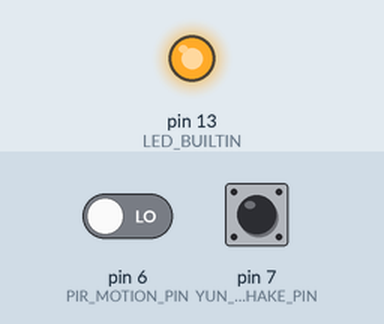
Simulated run of this sketch. Board: Arduino Leonardo, built with avr-gcc and run on an emulated ATmega32U4. Shown: output pins drawn as LEDs (lit = HIGH). The test bench sets the inputs (shaded band); at power-on: pin 7 (YUN_HANDSHAKE_PIN) HIGH, pin 6 (PIR_MOTION_PIN) LOW. Pins used as bus, display or sensor lines are not drawn.

Above: at 4.2 s.
4.3 s: pin 7 (YUN_HANDSHAKE_PIN) pulled LOW for 1.25 s
At 5.1 s:
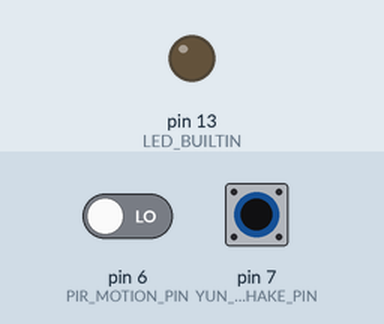
7.0 s: pin 7 (YUN_HANDSHAKE_PIN) pulled LOW for 3.2 s
At 10.8 s:
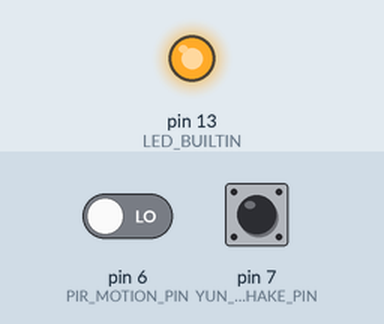
Timing chart, 0 to 12.3 s (numbered marks = the images above; inputs shaded):
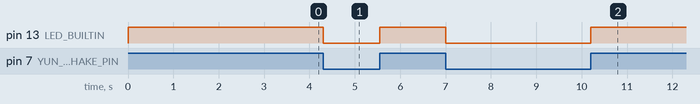

Measured:
- after the input at 4.3 s, pin 13 (LED_BUILTIN): HIGH → LOW at once, → HIGH 1.2 s later
- after the input at 7.0 s, pin 13 (LED_BUILTIN): HIGH → LOW at once, → HIGH 3.2 s later

The sketch:

PirCheck.ino
```cpp
#include <ProgmemString.h>
#include <SimpleTimer.h>
#include <Logging.h>
#include "config.h"

SimpleTimer timer;
int motionTimerID = -1;

bool motionDetected;
int motionCount;
long detectionStart;

bool linuxBusy;

void setup(){
	startYunSerial();

	Log.Info(P("Traffic Counter - PIR Test"));

	detectionStart = 0;
	startMotionDetector();

}

void loop()
{

	timer.run();

}


//////////////////////////////////////////////////////////////////////////
// Yun Serial

/**
* Set up the Arduino-Linux serial bridge
* Serial output from the Arduino is disabled until the Yun has finished booting
*/
void startYunSerial(){

	// Set up the handshake pin
	pinMode(YUN_HANDSHAKE_PIN, INPUT_PULLUP);
	pinMode(LED_BUILTIN, OUTPUT);

	Serial1.begin(SERIAL_BAUD);

	// Check the initial state of the handshake pin (LOW == Ready)
	_bootStatusChange();

	// Listen on the handshake pin for any changes
	attachInterrupt(4, _bootStatusChange, CHANGE);
}

/**
* Check the boot status of the Yun
*/
void _bootStatusChange(){
	linuxBusy = digitalRead(YUN_HANDSHAKE_PIN);
	digitalWrite(LED_BUILTIN, linuxBusy);

	// Disable log output until Linux boots
	if (linuxBusy){
		Log.Init(LOG_LEVEL_NOOUTPUT, &Serial1);
	}
	else{
		Log.Init(LOGGER_LEVEL, &Serial1);
	}
}


//////////////////////////////////////////////////////////////////////////
// Motion Detector

/**
* startMotionDetector
*
* Start the PIR motion sensor for motion detections
*/
void startMotionDetector(){
	enableMotion();

	pinMode(PIR_MOTION_PIN, INPUT);

	Log.Debug(P("Calibrating motion sensor - wait %d ms"), MOTION_INITIALISATION_TIME);
	delay(MOTION_INITIALISATION_TIME);
	motionDetected = false;

	motionTimerID = timer.setInterval(CHECK_MOTION_INTERVAL, getMotion);
	Log.Debug(P("Motion started"));
}

/**
* enableMotion
*
* Turn on the motion sensor
*/
void enableMotion(){
	pinMode(PIR_CONTROL_PIN, OUTPUT);
	digitalWrite(PIR_CONTROL_PIN, HIGH);
}

/**
* stopMotionDetector
*
* Stop checking the motion detector
*/
void stopMotionDetector(){
	timer.deleteTimer(motionTimerID);
	disableMotion();

	Log.Debug(P("Motion sensor stopped"));
}

/**
* Check the PIR sensor for detected movement
* The sensor will output HIGH when motion is detected.
* Detections will hold the detection status HIGH until the cool-down has lapsed (default: 60s)
*
* Returns:
*	True if motion has been detected recently
*/
void getMotion(){

	// Check the sensor
	if (digitalRead(PIR_MOTION_PIN) == MOTION_DETECTED){
		if (motionDetected == false){
			detectionStart = millis();
		}
		motionDetected = true;


	}
	else{
		// No alarm; is fine
		motionDetected = false;
		detectionStart = millis();

	}

	long timeSinceDetection = millis() - detectionStart;
	Log.Info(P("Motion detected: %T - %l ms"), motionDetected, timeSinceDetection);
}

/**
* Temporarily pause checking the PIR motion sensor
*/
void motionCoolDown(){
	timer.deleteTimer(motionTimerID);
	motionTimerID = -1;
	timer.setTimeout(MOTION_COOLDOWN, resumeMotionDetection);
}

/**
* Start polling the PIR motion sensor
*/
void resumeMotionDetection(){
	motionTimerID = timer.setInterval(CHECK_MOTION_INTERVAL, getMotion);
}

/**
* resetMotionCount
*
* Reset the number of motion detections
*/
void resetMotionCount(){
	motionCount = 0;
}

/**
* disableMotion
*
* Turn off the motion sensor
*/
void disableMotion(){
	digitalWrite(PIR_CONTROL_PIN, LOW);
}
```

config.h
```cpp
#include "Arduino.h"
#include <Logging.h>

// Comms settings
const long SERIAL_BAUD = 115200;
const int LOGGER_LEVEL = LOG_LEVEL_DEBUG;


// Pin assignments
const byte RANGEFINDER_AN_PIN = A0;
const byte RANGEFINDER_CONTROL_PIN = 8;
const byte RANGEFINDER_POWER_PIN = 0;

const byte PIR_MOTION_PIN = 6;
const byte PIR_CONTROL_PIN = 0;

const byte OPTICAL_FLOW_CHIP_SELECT_PIN = 8;

const byte BUZZER_PIN = 12;

const byte LIDAR_TRIGGER_PIN = 4;
const byte LIDAR_DETECT_PIN = 5;
const byte LIDAR_CONTROL_PIN = 0;

const byte YUN_HANDSHAKE_PIN = 7;


// Timer config
const int CHECK_MOTION_INTERVAL = 1000;
const int MOTION_COOLDOWN = 5000; // Time left for the PIR sensor to cool down after a detection in ms

const int CHECK_FLOW_INTERVAL = 200;
const int FLOW_COOLDOWN = 2000; // Optical flow detection cooldown in ms

const int CHECK_RANGE_INTERVAL = 200;
const int RANGE_DETECT_THRESHOLD = 50; // Minimum threshold for range detection in cm. (Target must move at least this much)

const int LIDAR_CHECK_RANGE_INTERVAL = 200;
const int LIDAR_DETECT_THRESHOLD = 50;

const long LOG_TIMER_INTERVAL = 5000; // Time in between SD card log entries in ms.

const long XBEE_TRANSMIT_INTERVAL = 30000; // Time between XBee transmissions

// Misc

const byte COMMAND_CACHE_SIZE = 80;
const byte SEND_BUFFER_SIZE = 50;
const byte MIN_BASELINE_READS = 15; // Minimum number of reads needed to establish a baseline
const int BASELINE_READ_INTERVAL = 200; // Time between range baseline calibration reads
const int BASELINE_VARIANCE_THRESHOLD = 5; // Maximum acceptable range sensor baseline error in cm.

const int MOTION_INITIALISATION_TIME = 3000; // Time given for PIR sensor to calibrate in ms.
const byte MOTION_DETECTED = HIGH;

const byte OPTICAL_FLOW_MAX_RETRIES = 8;


// Commands
const char COMMAND_TERMINATOR = '$';
const char RESET_UVD_COUNT = 'q';
const char DISABLE_UVD = 'w';
const char ENABLE_UVD = 'e';

// Buzzer
const int BUZZER_BEEP_PERIOD = 10; // Beep length in ms
const int BUZZER_BEEP_QUIET_PERIOD = 50; // Beep 'downtime' in ms
const byte NUM_BEEPS_UVD = 0;
const byte NUM_BEEPS_PIR = 1;
const byte NUM_BEEPS_LIDAR = 2;
const byte NUM_BEEPS_OF = 0;

// JSON string tags
const char ID[] = "id";
const char VERSION[] = "version";
const char COUNT_UVD[] = "count_uvd";
const char UVD_RANGE[] = "uvd_range";
const char COUNT_PIR[] = "count_pir";
const char PIR_STATUS[] = "pir_status";
const char COUNT_OF[] = "count_of";
const char OF_X_OFFSET[] = "of_dx";
const char OF_Y_OFFSET[] = "of_dy";
const char OF_STATUS[] = "of_status";
const char OF_CONNECTED[] = "of_connected";
const char COUNT_LIDAR[] = "count_lidar";
const char LIDAR_RANGE[] = "lidar_range";
```
